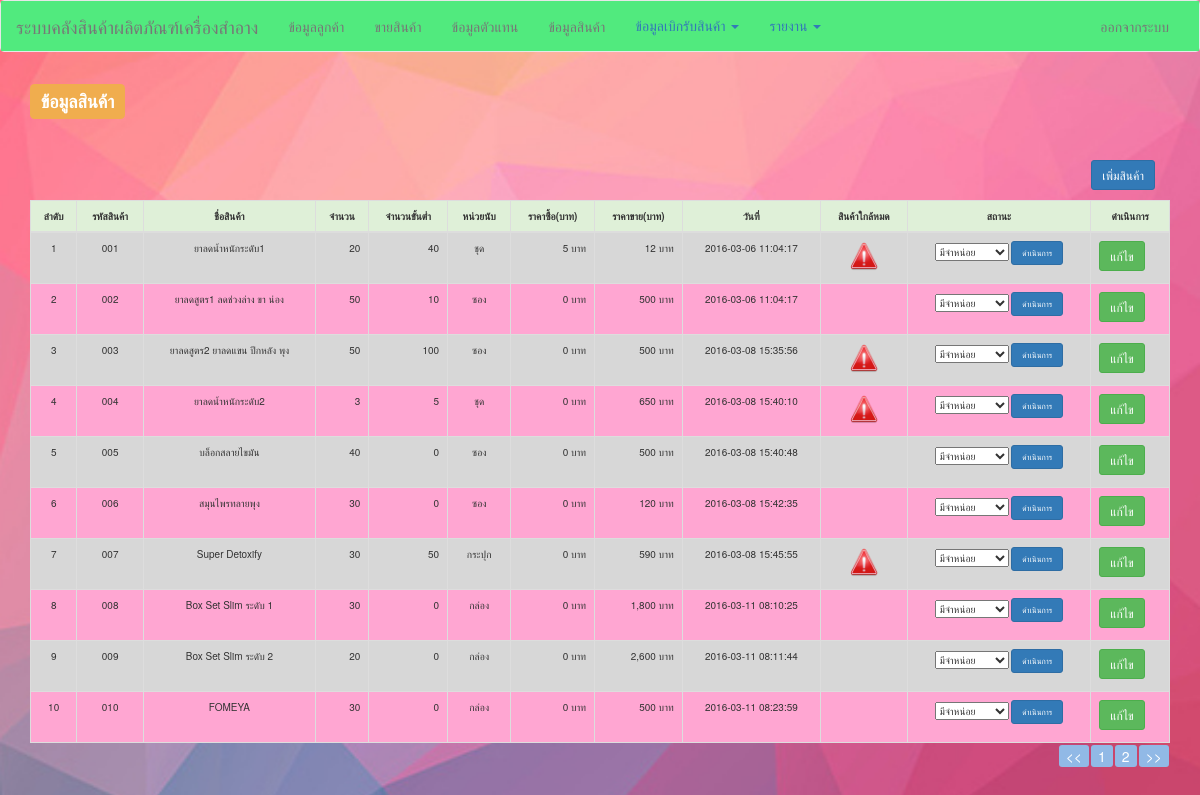
The app's page /index.php?viewName=productList (signed in) with its own data.
### tables this page shows
CREATE TABLE `tb_product` (
  `id` int(11) NOT NULL,
  `product_id` varchar(250) DEFAULT NULL,
  `product_name` varchar(250) DEFAULT NULL,
  `product_unit` varchar(50) DEFAULT NULL,
  `product_cost` int(11) NOT NULL,
  `product_price` int(50) NOT NULL,
  `quantity` int(11) NOT NULL,
  `low_quantity` int(11) NOT NULL DEFAULT '0',
  `status` tinyint(1) NOT NULL DEFAULT '1',
  `timestamp` timestamp NOT NULL DEFAULT CURRENT_TIMESTAMP
);

### model/product.php (called while the page is built, shortened)
<?php
class Product {
    public function read($condition = " 1=1") {
        $this->sql = "SELECT * FROM tb_product WHERE $condition";
        $query = mysql_query($this->sql);
        if ($query) {
            $result = array();
            while ($row = mysql_fetch_array($query, MYSQL_ASSOC)) {
                $result[] = $row;
            }
            return $result;
        } else {
            return false;
        }
    }
}

### views/productList.php (the view, shortened to what this page needs)
<?php
include "./model/product.php";
$obj = new Product();
$rows = $obj->read();
?>
<div class="container">
    <h3><label class="label label-warning">ข้อมูลสินค้า</label></h3>
    <br /><br>
    <div class="col-md-12 pull-right">
    	<a href="index.php?viewName=add_product" class="btn  btn-sm btn-primary pull-right">เพิ่มสินค้า</a>
    </div>
    <br /><br>
    <div class="table-responsive">
        <table id="tableData" class="table table-bordered table-hover" style="font-size:10px;">
            <thead>
                <tr class="success">
                    <th class="text-center">ลำดับ</th>
                    <th class="text-center">รหัสสินค้า</th>
                    <th class="text-center">ชื่อสินค้า</th>
                    <th class="text-center">จำนวน</th>
                    <th class="text-center">จำนวนขั้นต่ำ</th>
					<th class="text-center">หน่วยนับ</th>
					<th class="text-center">ราคาซื้อ(บาท)</th>
                    <th class="text-center">ราคาขาย(บาท)</th>
                    <th class="text-center">วันที่</th>
					<th class="text-center">สินค้าใกล้หมด</th>
					<th class="text-center">สถานะ</th>
                    <th class="text-center">ดำเนินการ</th>
                </tr>
            </thead>
            <tbody>
                <?php
                if ($rows != false) {
                    $count = 1;
                    foreach ($rows as $row) {
                        ?>
                        <tr>
                            <td class="text-center"><?= $count++; ?></td>
                            <td class="text-center"><?= $row["product_id"] ?></td>
                            <td class="text-center"><?= $row["product_name"] ?></td>
                            <td class="text-right"><?= number_format($row["quantity"]) ?></td>
                            <td class="text-right"><?= number_format($row["low_quantity"]) ?></td>
							<td class="text-center"><?= $row["product_unit"] ?></td>
							<td class="text-right"><?= number_format($row["product_cost"]) ?> บาท</td>
                            <td class="text-right"><?= number_format($row["product_price"]) ?> บาท</td>
                            <td class="text-center"><?= $row["timestamp"] ?></td>
							<td class="text-center">
								<?php if ($row["quantity"] <= $row["low_quantity"]){
									echo ('<img src="images/trouble.png" alt="Smiley face" height="30" width="30">');
								 }?>
							</td>
							<td class="text-center" >
								<form action="doUpdateStatusProduct.php" method="post" class="form-horizontal" onsubmit="return confirm('ยืนยันการจแก้ไขสถานะสินค้า?');" >
								<select id="status" name="status">
								  <option <?php if ($row["status"] == true ) echo 'selected' ; ?> value=true>มีจำหน่อย</option>
								</select>
								<input class="btn btn-sm btn-primary" type="submit" value="ดำเนินการ"  style="font-size:8px;" />
								</form>
                            </td>
                            <td>
                                <a href="index.php?viewName=editProduct&id=<?= $row["id"] ?>" class="btn btn-sm btn-success">
									แก้ไข
                                </a>
                            </td>
                        </tr>
                        <?php
                    }
                }
                ?>
            </tbody>
        </table>
    </div>
</div>

### index.php (shortened to what this page needs)
<html>
    <head>
		<link href="css/site.css" rel="stylesheet" type="text/css"/>
        <link href="css/bootstrap.min.css" rel="stylesheet" type="text/css"/>
        <link rel="stylesheet" type="text/css" href="css/datepicker.css">
    </head>
    <body>
     <?php
        include "menu.php";
        if ($_GET["viewName"] != "") {
            include "./views/{$_GET["viewName"]}.php";
        } else {
            redirect("index.php?viewName=employeeList");
        }
        ?>
    </body>
</html>

### menu.php (shortened to what this page needs)
<nav class="navbar navbar-default">
    <div class="container-fluid" style="background-color:#51EA7E">
        <div class="navbar-header">
            <a class="navbar-brand" href="?viewName=employeeList">ระบบคลังสินค้าผลิตภัณฑ์เครื่องสำอาง</a>
        </div>
        <div class="collapse navbar-collapse" id="bs-example-navbar-collapse-1">
            <ul class="nav navbar-nav">
                <li><a href="?viewName=customerList">ข้อมูลลูกค้า</a></li>
                <li><a href="?viewName=sellPage&id=&idProduct=&isClear=1&idProductClear=-1">ขายสินค้า</a></li>
				<?php if($_SESSION["userType"] == "Admin") { ?>
					<li>
						<a href="?viewName=employeeList">ข้อมูลตัวแทน <span class="sr-only">(current)</span></a></li>
				<?php } ?>
					<li>
				 <li>
					<a href="?viewName=productList">ข้อมูลสินค้า <span class="sr-only"></a>
                 </li>
                 <li>
					<ul class="nav nav-pills" style="margin-top:4px;">
					  <li class="dropdown">
						<a class="dropdown-toggle"
						   data-toggle="dropdown"
						   href="#">
							ข้อมูลเบิกรับสินค้า
							<b class="caret"></b>
						  </a>
					  </li>
					</ul>
				</li>
                 <li>
					<ul class="nav nav-pills" style="margin-top:4px;">
					  <li class="dropdown">
						<a class="dropdown-toggle"
						   data-toggle="dropdown"
						   href="#">
							รายงาน
							<b class="caret"></b>
						  </a>
					  </li>
					</ul>
				</li>
            </ul>
            <ul class="nav navbar-nav navbar-right">
                <li><a href="logout.php">ออกจากระบบ</a></li>
            </ul>
        </div>
    </div>
</nav>

### css/site.css (style rules this page uses)
body { background: url('../images/bg1234.jpg') no-repeat center center fixed; -moz-background-size: cover; -webkit-background-size: cover; -o-background-size: cover; background-size: cover; }
tr:nth-child(odd) { background-color: #D7D7D7; }
tr:nth-child(even) { background-color: #FFA6D2; }

### views/productList.php (style rules this page uses)
.paging-nav, #tableData { margin: 0 auto; }

### records on screen
tb_product: product "001", product_name "ยาลดน้ำหนักระดับ1", quantity "20", low_quantity "40", product_unit "ชุด", product_cost "5", product_price "12", timestamp "2016-03-06 11:04:17", status "มีจำหน่อย"
tb_product: product "002", product_name "ยาลดสูตร1 ลดช่วงล่าง ขา น่อง", quantity "50", low_quantity "10", product_unit "ซอง", product_cost "0", product_price "500", timestamp "2016-03-06 11:04:17", status "มีจำหน่อย"
tb_product: product "003", product_name "ยาลดสูตร2 ยาลดแขน ปีกหลัง พุง", quantity "50", low_quantity "100", product_unit "ซอง", product_cost "0", product_price "500", timestamp "2016-03-08 15:35:56", status "มีจำหน่อย"
tb_product: product "004", product_name "ยาลดน้ำหนักระดับ2", quantity "3", low_quantity "5", product_unit "ชุด", product_cost "0", product_price "650", timestamp "2016-03-08 15:40:10", status "มีจำหน่อย"
tb_product: product "005", product_name "บล็อกสลายไขมัน", quantity "40", low_quantity "0", product_unit "ซอง", product_cost "0", product_price "500", timestamp "2016-03-08 15:40:48", status "มีจำหน่อย"
tb_product: product "006", product_name "สมุนไพรทลายพุง", quantity "30", low_quantity "0", product_unit "ซอง", product_cost "0", product_price "120", timestamp "2016-03-08 15:42:35", status "มีจำหน่อย"
tb_product: product "007", product_name "Super Detoxify", quantity "30", low_quantity "50", product_unit "กระปุก", product_cost "0", product_price "590", timestamp "2016-03-08 15:45:55", status "มีจำหน่อย"
tb_product: product "008", product_name "Box Set Slim ระดับ 1", quantity "30", low_quantity "0", product_unit "กล่อง", product_cost "0", product_price "1,800", timestamp "2016-03-11 08:10:25", status "มีจำหน่อย"
tb_product: product "009", product_name "Box Set Slim ระดับ 2", quantity "20", low_quantity "0", product_unit "กล่อง", product_cost "0", product_price "2,600", timestamp "2016-03-11 08:11:44", status "มีจำหน่อย"
tb_product: product "010", product_name "FOMEYA", quantity "30", low_quantity "0", product_unit "กล่อง", product_cost "0", product_price "500", timestamp "2016-03-11 08:23:59", status "มีจำหน่อย"
